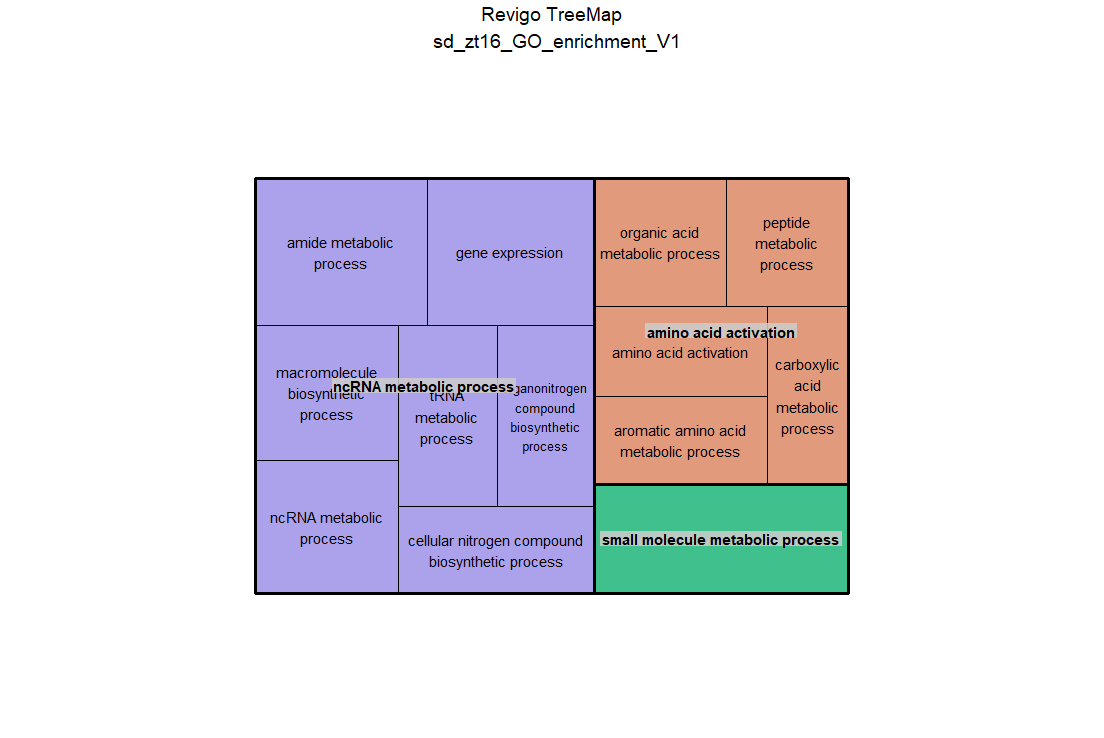

This chart was generated by the following R code:
# A treemap R script produced by the Revigo server at http://revigo.irb.hr/
# If you found Revigo useful in your work, please cite the following reference:
# Supek F et al. "REVIGO summarizes and visualizes long lists of Gene Ontology
# terms" PLoS ONE 2011. doi:10.1371/journal.pone.0021800

# author: Anton Kratz <anton.kratz@gmail.com>, RIKEN Omics Science Center, Functional Genomics Technology Team, Japan
# created: Fri, Nov 02, 2012  7:25:52 PM
# last change: Fri, Nov 09, 2012  3:20:01 PM

# -----------------------------------------------------------------------------
# If you don't have the treemap package installed, uncomment the following line:
# install.packages( "treemap" );
library(treemap) 								# treemap package by Martijn Tennekes

# Set the working directory if necessary
# setwd("C:/Users/username/workingdir");

# --------------------------------------------------------------------------
# Here is your data from Revigo. Scroll down for plot configuration options.

revigo.names <- c("term_ID","description","frequency","uniqueness","dispensability","representative");
revigo.data <- rbind(c("GO:0034660","ncRNA metabolic process",3.769763500568378,0.604525458905403,0,"ncRNA metabolic process"),
c("GO:0006399","tRNA metabolic process",2.5269959479136066,0.5671926905919087,0.49726658,"ncRNA metabolic process"),
c("GO:0009059","macromolecule biosynthetic process",15.258385035486357,0.6118863628394082,0.28055017,"ncRNA metabolic process"),
c("GO:0010467","gene expression",9.706370753664654,0.776728148131238,0.21063862,"ncRNA metabolic process"),
c("GO:0043603","amide metabolic process",6.518961624921768,0.8041039979693494,0.12204631,"ncRNA metabolic process"),
c("GO:0044271","cellular nitrogen compound biosynthetic process",18.93399433857433,0.5375500439215242,0.51204972,"ncRNA metabolic process"),
c("GO:1901566","organonitrogen compound biosynthetic process",14.63667861962968,0.5564037927973396,0.50121883,"ncRNA metabolic process"),
c("GO:0043038","amino acid activation",0.9991846865833046,0.491806094911762,0.09301315,"amino acid activation"),
c("GO:0006082","organic acid metabolic process",8.895121929802153,0.5395618888284117,0.45573237,"amino acid activation"),
c("GO:0006518","peptide metabolic process",5.3920715559926595,0.497810493886054,0.2240164,"amino acid activation"),
c("GO:0009072","aromatic amino acid metabolic process",0.7250308935664747,0.48557536714557065,0.57652081,"amino acid activation"),
c("GO:0019752","carboxylic acid metabolic process",8.61761202044457,0.45427697071787027,0.65731846,"amino acid activation"),
c("GO:0044281","small molecule metabolic process",15.15473791824727,0.880376004845337,0.05705433,"small molecule metabolic process"));

stuff <- data.frame(revigo.data);
names(stuff) <- revigo.names;

stuff$frequency <- as.numeric( as.character(stuff$frequency) );
stuff$uniqueness <- as.numeric( as.character(stuff$uniqueness) );
stuff$dispensability <- as.numeric( as.character(stuff$dispensability) );


# check the tmPlot command documentation for all possible parameters - there are a lot more
treemap(
  stuff,
  index = c("representative","description"),
  vSize = "uniqueness",
  type = "categorical",
  vColor = "representative",
  title = "Revigo TreeMap
  sd_zt16_GO_enrichment_V1",
  inflate.labels = FALSE,      # set this to TRUE for space-filling group labels - good for posters
  lowerbound.cex.labels = 0,   # try to draw as many labels as possible (still, some small squares may not get a label)
  position.legend = "none"
)

dev.off()
